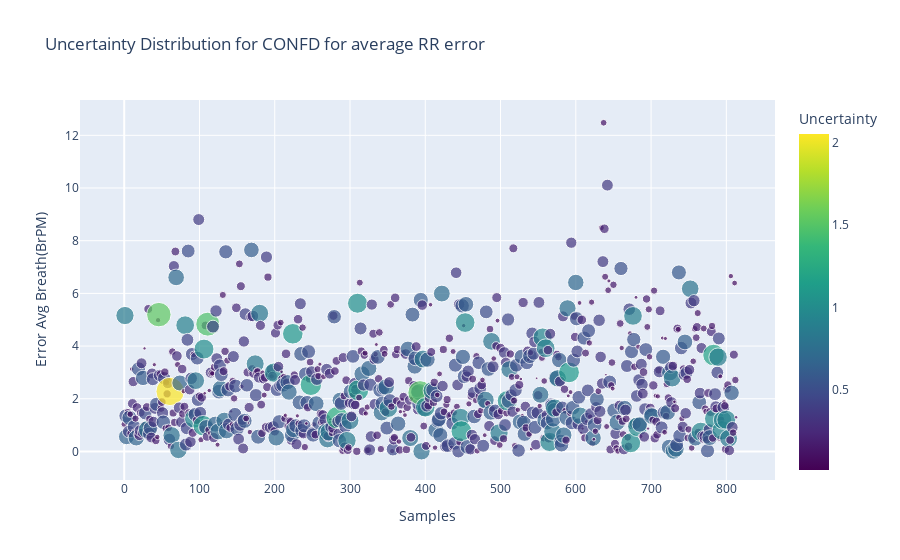
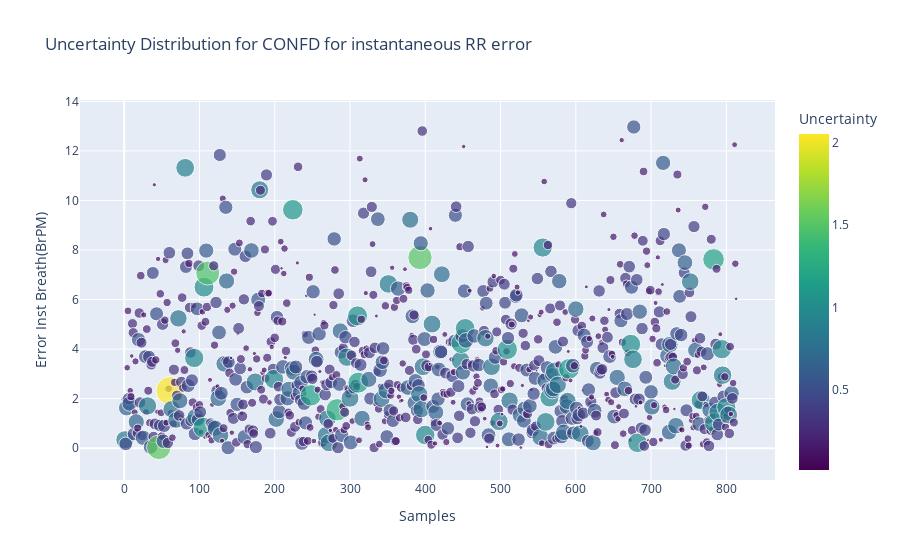

The notebook cell saved with these charts, in order:
### Code cell
if input_conf == 'confd':
    fig1 = px.scatter(data_confd,x = 'Samples', y="Error Avg Breath(BrPM)",title="Uncertainty Distribution for "+input_conf.upper()+ " for average RR error" ,
                     color="Uncertainty", color_continuous_scale=px.colors.sequential.Viridis,size='Uncertainty')
    
    fig2 = px.scatter(data_confd,x = 'Samples', y="Error Inst Breath(BrPM)",title="Uncertainty Distribution for "+input_conf.upper()+ " for instantaneous RR error" ,
                     color="Uncertainty", color_continuous_scale=px.colors.sequential.Viridis,size='Uncertainty')
    fig1.show()
    fig2.show()

### Figure 1 — Plotly figure (JSON) as saved in the notebook; plotly's stock layout.template omitted (floating-point values rounded to 4 significant figures; data arrays with more than 128 entries replaced by an {"elided": "..."} marker saying what was removed)
{"data": [{"hovertemplate": "Samples=%{x}<br>Error Avg Breath(BrPM)=%{y}<br>Uncertainty=%{marker.color}<extra></extra>", "legendgroup": "", "marker": {"color": {"elided": "814 float values"}, "coloraxis": "coloraxis", "size": {"elided": "814 float values"}, "sizemode": "area", "sizeref": 0.005131, "symbol": "circle"}, "mode": "markers", "name": "", "orientation": "v", "showlegend": false, "type": "scatter", "x": {"elided": "814 int values"}, "xaxis": "x", "y": {"elided": "814 float values"}, "yaxis": "y"}], "layout": {"coloraxis": {"colorbar": {"title": {"text": "Uncertainty"}}, "colorscale": [[0, "#440154"], [0.1111, "#482878"], [0.2222, "#3e4989"], [0.3333, "#31688e"], [0.4444, "#26828e"], [0.5556, "#1f9e89"], [0.6667, "#35b779"], [0.7778, "#6ece58"], [0.8889, "#b5de2b"], [1, "#fde725"]]}, "legend": {"itemsizing": "constant", "tracegroupgap": 0}, "title": {"text": "Uncertainty Distribution for CONFD for average RR error"}, "xaxis": {"anchor": "y", "domain": [0, 1], "title": {"text": "Samples"}}, "yaxis": {"anchor": "x", "domain": [0, 1], "title": {"text": "Error Avg Breath(BrPM)"}}}}

### Figure 2 — Plotly figure (JSON) as saved in the notebook; plotly's stock layout.template omitted (floating-point values rounded to 4 significant figures; data arrays with more than 128 entries replaced by an {"elided": "..."} marker saying what was removed)
{"data": [{"hovertemplate": "Samples=%{x}<br>Error Inst Breath(BrPM)=%{y}<br>Uncertainty=%{marker.color}<extra></extra>", "legendgroup": "", "marker": {"color": {"elided": "814 float values"}, "coloraxis": "coloraxis", "size": {"elided": "814 float values"}, "sizemode": "area", "sizeref": 0.005131, "symbol": "circle"}, "mode": "markers", "name": "", "orientation": "v", "showlegend": false, "type": "scatter", "x": {"elided": "814 int values"}, "xaxis": "x", "y": {"elided": "814 float values"}, "yaxis": "y"}], "layout": {"coloraxis": {"colorbar": {"title": {"text": "Uncertainty"}}, "colorscale": [[0, "#440154"], [0.1111, "#482878"], [0.2222, "#3e4989"], [0.3333, "#31688e"], [0.4444, "#26828e"], [0.5556, "#1f9e89"], [0.6667, "#35b779"], [0.7778, "#6ece58"], [0.8889, "#b5de2b"], [1, "#fde725"]]}, "legend": {"itemsizing": "constant", "tracegroupgap": 0}, "title": {"text": "Uncertainty Distribution for CONFD for instantaneous RR error"}, "xaxis": {"anchor": "y", "domain": [0, 1], "title": {"text": "Samples"}}, "yaxis": {"anchor": "x", "domain": [0, 1], "title": {"text": "Error Inst Breath(BrPM)"}}}}
